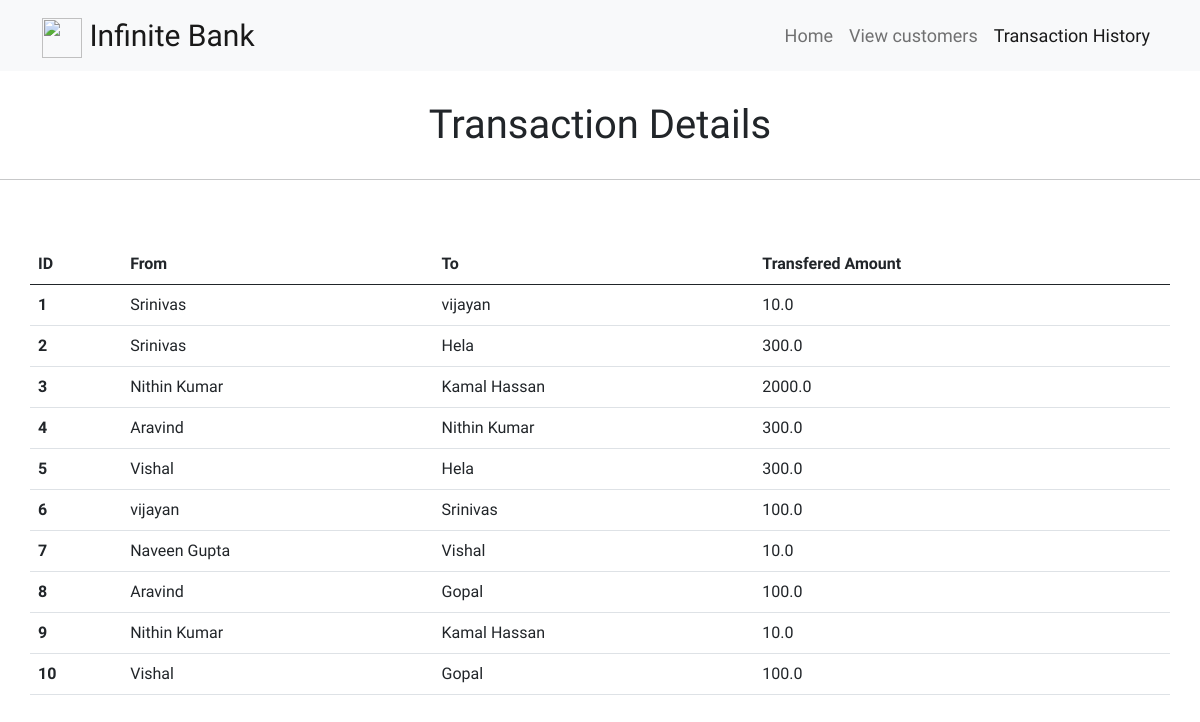
The app's page /history with its own data.
### Bankapp/models.py (models this page shows)
class Transactions(models.Model):
    from_name = models.CharField(max_length=20)
    to_name = models.CharField(max_length=20)
    trans_amt = models.FloatField()

### Bankapp/views.py (the view)
# urls.py: path('history', views.History, name='history')
def History(request):
    hist = Transactions.objects.all()
    return render(request, 'history.html', {'hist':hist})

### Bankapp/templates/history.html (shortened to what this page needs)
{% extends 'base.html' %}
{% block body %}
    <nav class="navbar navbar-expand-lg navbar-light bg-light">
      <div class="container">
        <a class="navbar-brand navBrand">
          <img
            src="https://pngimg.com/uploads/bank/bank_PNG28.png"
            alt=""
            width="40"
            height="30"
          />
          Infinite Bank
        </a>
        <div class="collapse navbar-collapse" id="navbarNav">
          <ul class="navbar-nav ms-auto">
            <li class="nav-item">
              <a class="nav-link" href="{% url 'index' %}">Home</a>
            </li>
            <li class="nav-item">
              <a
                class="nav-link"
                href="{% url 'customers' %}"
                >View customers</a
              >
            </li>
            <li class="nav-item">
              <a class="nav-link active" aria-current="page" href="{% url 'history' %}">Transaction History</a>
            </li>
          </ul>
        </div>
      </div>
    </nav>
 <h1 class="history-head">Transaction Details</h1>
 <hr>
 <div class="table-responsive">
 <table class="container table table-hover mt-5">
  <thead>
    <tr>
      <th scope="col">ID</th>
      <th scope="col">From</th>
      <th scope="col">To</th>
      <th scope="col">Transfered Amount</th>
    </tr>
  </thead>
  <tbody>
  {% for i in hist %}
    <tr>
      <th scope="row">{{i.id}}</th>
      <td>{{i.from_name}}</td>
      <td>{{i.to_name}}</td>
      <td>{{i.trans_amt}}</td>
    </tr>
  {% endfor %}
  </tbody>
</table>
</div>
{% endblock %}

### Bankapp/templates/history.html (style rules this page uses)
.history-head { text-align: center; margin: 30px auto; }

### Bankapp/templates/base.html (style rules this page uses)
* { margin: 0; padding: 0; box-sizing: border-box; font-family: "Questrial", sans-serif; }
.navBrand { font-family: "Oleo Script", cursive; font-size: 30px; }
.navBrand img { height: 40px; width: 40px; }
.navbar-nav li { font-size: 18px; }

### records on screen
Transactions: id "1", from_name "Srinivas", to_name "vijayan", trans_amt "10.0"
Transactions: id "2", from_name "Srinivas", to_name "Hela", trans_amt "300.0"
Transactions: id "3", from_name "Nithin Kumar", to_name "Kamal Hassan", trans_amt "2000.0"
Transactions: id "4", from_name "Aravind", to_name "Nithin Kumar", trans_amt "300.0"
Transactions: id "5", from_name "Vishal", to_name "Hela", trans_amt "300.0"
Transactions: id "6", from_name "vijayan", to_name "Srinivas", trans_amt "100.0"
Transactions: id "7", from_name "Naveen Gupta", to_name "Vishal", trans_amt "10.0"
Transactions: id "8", from_name "Aravind", to_name "Gopal", trans_amt "100.0"
Transactions: id "9", from_name "Nithin Kumar", to_name "Kamal Hassan", trans_amt "10.0"
Transactions: id "10", from_name "Vishal", to_name "Gopal", trans_amt "100.0"
